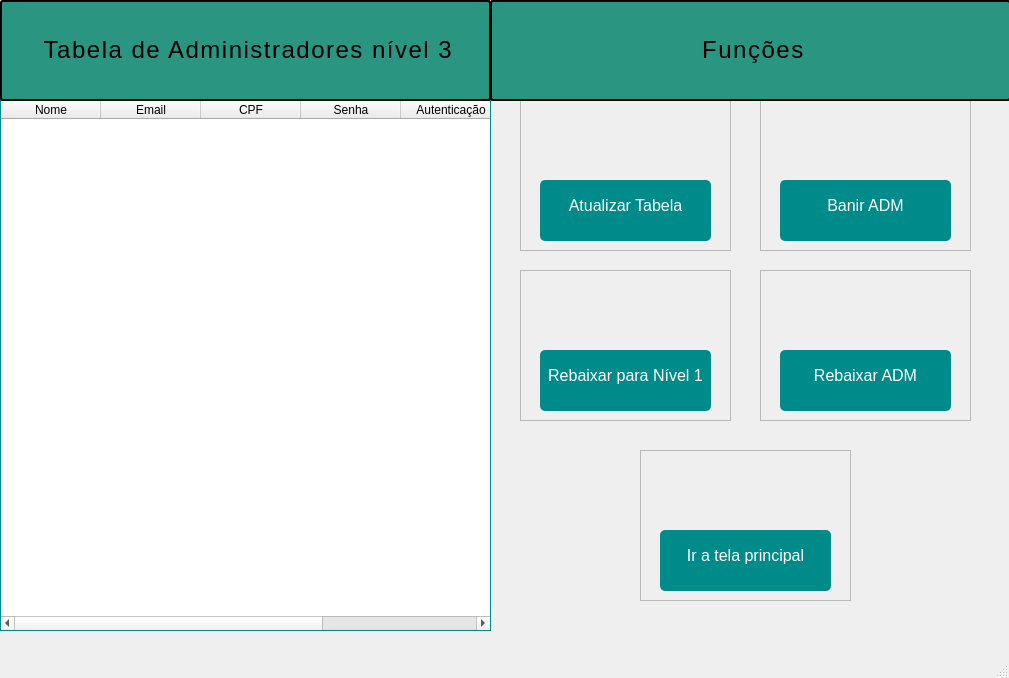
<?xml version="1.0" encoding="UTF-8"?>
<ui version="4.0">
 <class>MainWindow</class>
 <widget class="QMainWindow" name="MainWindow">
  <property name="geometry">
   <rect>
    <x>0</x>
    <y>0</y>
    <width>1009</width>
    <height>678</height>
   </rect>
  </property>
  <property name="windowTitle">
   <string>MainWindow</string>
  </property>
  <widget class="QWidget" name="centralwidget">
   <widget class="QFrame" name="frame_5">
    <property name="geometry">
     <rect>
      <x>520</x>
      <y>100</y>
      <width>211</width>
      <height>151</height>
     </rect>
    </property>
    <property name="frameShape">
     <enum>QFrame::StyledPanel</enum>
    </property>
    <property name="frameShadow">
     <enum>QFrame::Raised</enum>
    </property>
    <widget class="QPushButton" name="pushButton_6">
     <property name="geometry">
      <rect>
       <x>20</x>
       <y>80</y>
       <width>171</width>
       <height>61</height>
      </rect>
     </property>
     <property name="styleSheet">
      <string notr="true">QPushButton {
background-color: #008b8b;
color: white;
border: none;
border-radius: 5px;
padding: 10 px 20px;
font-size: 16px;
}

QPushButton:hover {
 background-color: #008b8b;
}

QPushButton:pressed {
background-color: #3e8e41;
}</string>
     </property>
     <property name="text">
      <string>Atualizar Tabela</string>
     </property>
    </widget>
    <widget class="QLabel" name="lbl_icone1">
     <property name="geometry">
      <rect>
       <x>70</x>
       <y>20</y>
       <width>61</width>
       <height>61</height>
      </rect>
     </property>
     <property name="text">
      <string/>
     </property>
     <property name="pixmap">
      <pixmap resource="icones para adm/icons.qrc">:/icons adm/Icone (7).png</pixmap>
     </property>
     <property name="scaledContents">
      <bool>true</bool>
     </property>
    </widget>
   </widget>
   <widget class="QFrame" name="frame_6">
    <property name="geometry">
     <rect>
      <x>760</x>
      <y>100</y>
      <width>211</width>
      <height>151</height>
     </rect>
    </property>
    <property name="frameShape">
     <enum>QFrame::StyledPanel</enum>
    </property>
    <property name="frameShadow">
     <enum>QFrame::Raised</enum>
    </property>
    <widget class="QPushButton" name="pushButton_7">
     <property name="geometry">
      <rect>
       <x>20</x>
       <y>80</y>
       <width>171</width>
       <height>61</height>
      </rect>
     </property>
     <property name="styleSheet">
      <string notr="true">QPushButton {
background-color: #008b8b;
color: white;
border: none;
border-radius: 5px;
padding: 10 px 20px;
font-size: 16px;
}

QPushButton:hover {
 background-color: #008b8b;
}

QPushButton:pressed {
background-color: #3e8e41;
}</string>
     </property>
     <property name="text">
      <string>Banir ADM</string>
     </property>
    </widget>
    <widget class="QLabel" name="lbl_icone2">
     <property name="geometry">
      <rect>
       <x>70</x>
       <y>10</y>
       <width>61</width>
       <height>61</height>
      </rect>
     </property>
     <property name="text">
      <string/>
     </property>
     <property name="pixmap">
      <pixmap resource="icones para adm/icons.qrc">:/icons adm/Icone (2).png</pixmap>
     </property>
     <property name="scaledContents">
      <bool>true</bool>
     </property>
    </widget>
   </widget>
   <widget class="QFrame" name="frame_4">
    <property name="geometry">
     <rect>
      <x>760</x>
      <y>270</y>
      <width>211</width>
      <height>151</height>
     </rect>
    </property>
    <property name="frameShape">
     <enum>QFrame::StyledPanel</enum>
    </property>
    <property name="frameShadow">
     <enum>QFrame::Raised</enum>
    </property>
    <widget class="QPushButton" name="pushButton_5">
     <property name="geometry">
      <rect>
       <x>20</x>
       <y>80</y>
       <width>171</width>
       <height>61</height>
      </rect>
     </property>
     <property name="styleSheet">
      <string notr="true">QPushButton {
background-color: #008b8b;
color: white;
border: none;
border-radius: 5px;
padding: 10 px 20px;
font-size: 16px;
}

QPushButton:hover {
 background-color: #008b8b;
}

QPushButton:pressed {
background-color: #3e8e41;
}</string>
     </property>
     <property name="text">
      <string>Rebaixar ADM</string>
     </property>
    </widget>
    <widget class="QLabel" name="lbl_icone4">
     <property name="geometry">
      <rect>
       <x>70</x>
       <y>10</y>
       <width>61</width>
       <height>61</height>
      </rect>
     </property>
     <property name="text">
      <string/>
     </property>
     <property name="pixmap">
      <pixmap resource="icones para adm/icons.qrc">:/icons adm/Icone (6).png</pixmap>
     </property>
     <property name="scaledContents">
      <bool>true</bool>
     </property>
    </widget>
   </widget>
   <widget class="QTableWidget" name="tableWidget_3">
    <property name="geometry">
     <rect>
      <x>0</x>
      <y>100</y>
      <width>491</width>
      <height>531</height>
     </rect>
    </property>
    <property name="styleSheet">
     <string notr="true">QTableWidget {
background-color: white;
border: 1px solid #008b8b;
gridline-color: #DADADA;
selection-background-color: #3399FF;
selection-color: white;
}

QHeaderView: :section {
background-color: #EEEEE;
padding: 4px;
font-weight: bold;
border: 1px solid #DADADA;
}</string>
    </property>
    <column>
     <property name="text">
      <string>Nome</string>
     </property>
    </column>
    <column>
     <property name="text">
      <string>Email</string>
     </property>
    </column>
    <column>
     <property name="text">
      <string>CPF</string>
     </property>
    </column>
    <column>
     <property name="text">
      <string>Senha</string>
     </property>
    </column>
    <column>
     <property name="text">
      <string>Autenticação</string>
     </property>
    </column>
    <column>
     <property name="text">
      <string>Setor</string>
     </property>
    </column>
   </widget>
   <widget class="QLabel" name="label_6">
    <property name="geometry">
     <rect>
      <x>0</x>
      <y>0</y>
      <width>491</width>
      <height>101</height>
     </rect>
    </property>
    <property name="styleSheet">
     <string notr="true">QLabel {
font-size: 24px;
font-wight: bold;
color: #33333;
padding: 10px;
border-bottom: 2px solid #008b8b;
text-allign: center;
letter-spacing: 1.5px;
background-color: #2a9580;
border: 2px solid;
border-radius: 3px;
}</string>
    </property>
    <property name="text">
     <string>&lt;html&gt;&lt;head/&gt;&lt;body&gt;&lt;p align=&quot;center&quot;&gt;&lt;span style=&quot; font-size:18pt;&quot;&gt;Tabela de Administradores nível 3&lt;/span&gt;&lt;/p&gt;&lt;/body&gt;&lt;/html&gt;</string>
    </property>
   </widget>
   <widget class="QFrame" name="frame">
    <property name="geometry">
     <rect>
      <x>640</x>
      <y>450</y>
      <width>211</width>
      <height>151</height>
     </rect>
    </property>
    <property name="frameShape">
     <enum>QFrame::StyledPanel</enum>
    </property>
    <property name="frameShadow">
     <enum>QFrame::Raised</enum>
    </property>
    <widget class="QPushButton" name="pushButton_4">
     <property name="geometry">
      <rect>
       <x>20</x>
       <y>80</y>
       <width>171</width>
       <height>61</height>
      </rect>
     </property>
     <property name="styleSheet">
      <string notr="true">QPushButton {
background-color: #008b8b;
color: white;
border: none;
border-radius: 5px;
padding: 10 px 20px;
font-size: 16px;
}

QPushButton:hover {
 background-color: #008b8b;
}

QPushButton:pressed {
background-color: #3e8e41;
}</string>
     </property>
     <property name="text">
      <string>Ir a tela principal</string>
     </property>
    </widget>
    <widget class="QLabel" name="lbl_icone5">
     <property name="geometry">
      <rect>
       <x>60</x>
       <y>0</y>
       <width>91</width>
       <height>81</height>
      </rect>
     </property>
     <property name="text">
      <string/>
     </property>
     <property name="pixmap">
      <pixmap resource="icones para adm/icons.qrc">:/icons adm/Icone (4).png</pixmap>
     </property>
     <property name="scaledContents">
      <bool>true</bool>
     </property>
    </widget>
   </widget>
   <widget class="QLabel" name="label_10">
    <property name="geometry">
     <rect>
      <x>490</x>
      <y>0</y>
      <width>521</width>
      <height>101</height>
     </rect>
    </property>
    <property name="styleSheet">
     <string notr="true">QLabel {
font-size: 24px;
font-wight: bold;
color: #33333;
padding: 10px;
border-bottom: 2px solid #008b8b;
text-allign: center;
letter-spacing: 1.5px;
background-color: #2a9580;
border: 2px solid;
border-radius: 3px;
}</string>
    </property>
    <property name="text">
     <string>&lt;html&gt;&lt;head/&gt;&lt;body&gt;&lt;p align=&quot;center&quot;&gt;&lt;span style=&quot; font-size:18pt;&quot;&gt;Funções&lt;/span&gt;&lt;/p&gt;&lt;/body&gt;&lt;/html&gt;</string>
    </property>
   </widget>
   <widget class="QFrame" name="frame_7">
    <property name="geometry">
     <rect>
      <x>520</x>
      <y>270</y>
      <width>211</width>
      <height>151</height>
     </rect>
    </property>
    <property name="frameShape">
     <enum>QFrame::StyledPanel</enum>
    </property>
    <property name="frameShadow">
     <enum>QFrame::Raised</enum>
    </property>
    <widget class="QPushButton" name="pushButton_8">
     <property name="geometry">
      <rect>
       <x>20</x>
       <y>80</y>
       <width>171</width>
       <height>61</height>
      </rect>
     </property>
     <property name="styleSheet">
      <string notr="true">QPushButton {
background-color: #008b8b;
color: white;
border: none;
border-radius: 5px;
padding: 10 px 20px;
font-size: 16px;
}

QPushButton:hover {
 background-color: #008b8b;
}

QPushButton:pressed {
background-color: #3e8e41;
}</string>
     </property>
     <property name="text">
      <string>Rebaixar para Nível 1</string>
     </property>
    </widget>
    <widget class="QLabel" name="lbl_icone3">
     <property name="geometry">
      <rect>
       <x>70</x>
       <y>10</y>
       <width>61</width>
       <height>61</height>
      </rect>
     </property>
     <property name="text">
      <string/>
     </property>
     <property name="pixmap">
      <pixmap resource="icones para adm/icons.qrc">:/icons adm/Icone (5).png</pixmap>
     </property>
     <property name="scaledContents">
      <bool>true</bool>
     </property>
    </widget>
   </widget>
  </widget>
  <widget class="QMenuBar" name="menubar">
   <property name="geometry">
    <rect>
     <x>0</x>
     <y>0</y>
     <width>1009</width>
     <height>21</height>
    </rect>
   </property>
  </widget>
  <widget class="QStatusBar" name="statusbar"/>
 </widget>
 <resources>
  <include location="icones para adm/icons.qrc"/>
 </resources>
 <connections/>
</ui>
